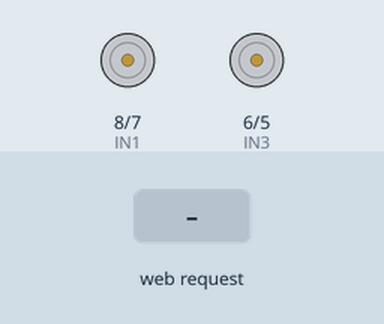
The sketch below on a simulated ESP8266 (NodeMCU). On the bench: motor-driver pin pairs drawn as motors (green arrow = first pin HIGH = forward, orange = second pin HIGH = backward, longer = more drive, scaled by the enable pin). Inputs (shaded band) come from the test bench. What the sketch prints to the serial monitor is not drawn.

Above: at 1.2 s.
1.3 s: HTTP request GET /navigate?location=chips received
At 1.8 s:
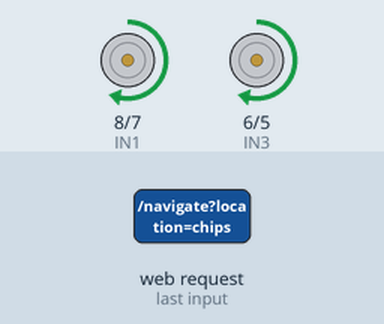
At 3.7 s:
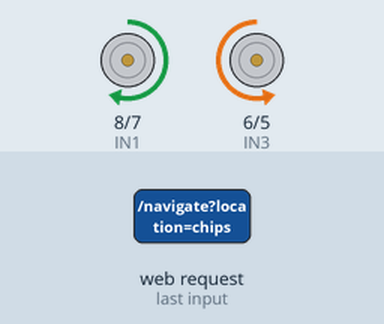
4.3 s: HTTP request GET /navigate?location=drinks received
At 7.2 s:
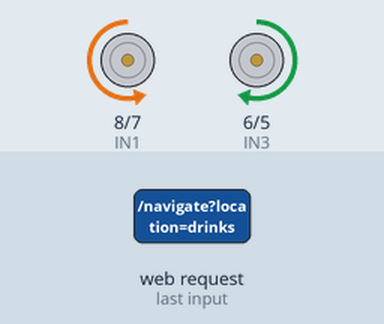
Timing chart, 0 to 10.3 s (numbered marks = the images above; inputs shaded):
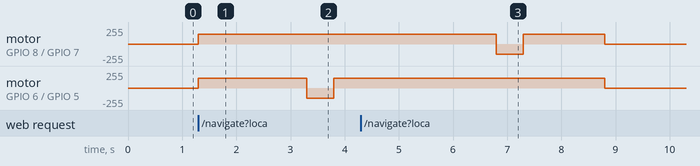

The sketch:

G10_Navigation_robot_Karma_Boghra.ino
```cpp
#include <ESP8266WiFi.h>
#include <ESP8266WebServer.h>

// Your WiFi credentials
const char* ssid = "Navigation Robot";
const char* password = "Karma123";

// Create an instance of the web server
ESP8266WebServer server(80);

// Motor control pins
#define ENA 0
#define IN1 8
#define IN2 7
#define IN3 6
#define IN4 5
#define ENB 1

// Define the speed of the motors
#define MOTOR_SPEED 150

// HTML content for the main page
const char MAIN_page[] PROGMEM = R"=====(
<!DOCTYPE html>
<html lang="en">
<head>
    <meta charset="UTF-8">
    <meta name="viewport" content="width=device-width, initial-scale=1.0">
    <title>Navigation Robot</title>
    <style>
        body {
            font-family: Calibri, calibri;
        }
        .item-button {
            display: inline-block;
            margin: 10px;
            cursor: pointer;
            border: 2px solid #ddd;
            width: 110px;
            padding: 10px;
            border-radius: 5px;
            transition: all 0.3s ease;
        }
        .item-button:hover {
            border-color: #888;
        }
        .item-button img {
            width: 100px;
            height: 110px;
        }
        .item-container {
            display: flex;
            width: 300px;
            justify-content: space-around;
            align-items: center;
            margin-top: 20px;
        }
        .item-details {
            margin-top: 20px;
        }
        .receipt {
            margin-top: 20px;
        }
        .receipt-table {
            width: 100%;
            border-collapse: collapse;
        }
        .receipt-table th, .receipt-table td {
            border: 1px solid #ddd;
            padding: 8px;
        }
        .receipt-table th {
            background-color: #f2f2f2;
        }
        .quantity-input {
            width: 50px;
            text-align: center;
        }
        #intro {
            display: flex;
            justify-content: center;
            align-items: center;
            height: 100vh;
            background-color: #ffffff;
        }
        #intro img {
            max-width: 100%;
            max-height: 100%;
        }
        #content {
            display: none;
        }
    </style>
</head>
<body>
    <div id="intro" onclick="startProgram()">
        <img source src="https://media1.giphy.com/media/v1.Y2lkPTc5MGI3NjExajg3enk0YzAzZnNxbHBpaDN1dHM1Yml3MTIzYnM3djliY2l5OHRiciZlcD12MV9pbnRlcm5hbF9naWZfYnlfaWQmY3Q9Zw/aYUYWi7aik9KrMwnFG/giphy.gif" alt="Welcome GIF">
    </div>
    <div id="content">
        <h1>Welcome to the Navigation Robot Interface</h1>
        <!-- Main page with Chips and Drinks buttons -->
        <div id="main-page">
            <h2>Select an Item</h2>
            <div class="item-container">
                <div class="item-button" onclick="navigate('chips')">
                    <img src="https://encrypted-tbn0.gstatic.com/images?q=tbn:ANd9GcQ1g03mexKvLHz3Ra4q39GW3LRij0E6IiuHag&s" alt="Chips">
                    <p>Chips</p>
                </div>
                <div class="item-button" onclick="navigate('drinks')">
                    <img src="https://tiimg.tistatic.com/fp/1/008/042/1-25-liter-0-alcohol-content-coca-cola-cold-drink--488.jpg" alt="Drinks">
                    <p>Drinks</p>
                </div>
            </div>
        </div>

        <!-- Item details page -->
        <div id="item-page" style="display:none;">
            <h2 id="item-name"></h2>
            <div class="item-details">
                <p id="item-description"></p>
                <p id="item-price"></p>
            </div>
            <div class="item-container">
                <div class="item-button" id="counter-button" onclick="navigate('counter')">
                    <img src="https://th.bing.com/th/id/R.5d4d859e01eda92728c27753aacda1ec?rik=Rj3ncTT%2bkRy5yQ&riu=http%3a%2f%2fgetdrawings.com%2ffree-icon%2fretail-store-icon-65.png&ehk=%2f%2fAQQaxTriDmE9Rh%2bUo%2fbbw%2bCx0bH1g0qs3Tt7Q2sQI%3d&risl=&pid=ImgRaw&r=0" alt="Counter">
                    <p>Go to Counter</p>
                </div>
                <div class="item-button" id="chips-button" onclick="navigate('chips')" style="display:none;">
                    <img src="https://encrypted-tbn0.gstatic.com/images?q=tbn:ANd9GcQ1g03mexKvLHz3Ra4q39GW3LRij0E6IiuHag&s" alt="Chips">
                    <p>Go to Chips</p>
                </div>
                <div class="item-button" id="drinks-button" onclick="navigate('drinks')" style="display:none;">
                    <img src="https://tiimg.tistatic.com/fp/1/008/042/1-25-liter-0-alcohol-content-coca-cola-cold-drink--488.jpg" alt="Drinks">
                    <p>Go to Drinks</p>
                </div>
            </div>
        </div>

        <!-- Receipt page -->
        <div id="receipt-page" style="display:none;">
            <h2>Receipt</h2>
            <div class="receipt">
                <table class="receipt-table">
                    <thead>
                        <tr>
                            <th>Item</th>
                            <th>Quantity</th>
                            <th>Price</th>
                        </tr>
                    </thead>
                    <tbody id="receipt-body">
                        <!-- Items will be added here -->
                    </tbody>
                </table>
                <p>Total: $<span id="total-price">0.00</span></p>
            </div>
        </div>
    </div>

    <script>
        let items = {
            chips: {name: "Chips", price: 1.5, description: "Crispy and salty."},
            drinks: {name: "Drinks", price: 1.0, description: "Cold and refreshing."}
        };
        let cart = {};

        function startProgram() {
            document.getElementById('intro').style.display = 'none';
            document.getElementById('content').style.display = 'block';
        }

        function navigate(location) {
            fetch(`/navigate?location=${location}`)
            .then(response => response.text())
            .then(data => {
                console.log(data);
                if (location === "chips" || location === "drinks") {
                    showItemPage(location);
                } else {
                    showReceiptPage();
                }
            })
            .catch(error => console.error(error));
        }

        function showItemPage(item) {
            document.getElementById('main-page').style.display = 'none';
            document.getElementById('item-page').style.display = 'block';
            document.getElementById('item-name').innerText = items[item].name;
            document.getElementById('item-description').innerText = items[item].description;
            document.getElementById('item-price').innerText = '$' + items[item].price.toFixed(2);

            if (item === "chips") {
                document.getElementById('chips-button').style.display = 'none';
                document.getElementById('drinks-button').style.display = 'block';
                document.getElementById('counter-button').setAttribute('onclick', "navigate('counterFromChips')");
            } else {
                document.getElementById('chips-button').style.display = 'block';
                document.getElementById('drinks-button').style.display = 'none';
                document.getElementById('counter-button').setAttribute('onclick', "navigate('counterFromDrinks')");
            }
            cart[item] = (cart[item] || 0) + 1;
        }

        function showReceiptPage() {
            document.getElementById('item-page').style.display = 'none';
            document.getElementById('receipt-page').style.display = 'block';
            let receiptBody = document.getElementById('receipt-body');
            receiptBody.innerHTML = '';
            let totalPrice = 0;
            for (let item in cart) {
                let row = document.createElement('tr');
                let itemName = document.createElement('td');
                let itemQuantity = document.createElement('td');
                let itemPrice = document.createElement('td');
                itemName.innerText = items[item].name;
                itemQuantity.innerText = cart[item];
                itemPrice.innerText = '$' + (items[item].price * cart[item]).toFixed(2);
                row.appendChild(itemName);
                row.appendChild(itemQuantity);
                row.appendChild(itemPrice);
                receiptBody.appendChild(row);
                totalPrice += items[item].price * cart[item];
            }
            document.getElementById('total-price').innerText = totalPrice.toFixed(2);
        }
    </script>
</body>
</html>
)=====";

// Function to navigate the robot to a location
void moveToChips();
void moveToColdDrinks();
void moveToCounterFromChips();
void moveToColdDrinksFromChips();
void moveToCounterFromColdDrinks();
void moveToChipsFromColdDrinks();
void moveForward(float distance);
void turnLeft();
void turnRight();
void navigateTo(String location) {
  if (location == "chips") {
    moveToChips();
  } else if (location == "drinks") {
    moveToColdDrinks();
  } else if (location == "counterFromChips") {
    moveToCounterFromChips();
  } else if (location == "drinksFromChips") {
    moveToColdDrinksFromChips();
  } else if (location == "counterFromDrinks") {
    moveToCounterFromColdDrinks();
  } else if (location == "chipsFromDrinks") {
    moveToChipsFromColdDrinks();
  }
}

void setup() {
  // Initialize Serial communication
  Serial.begin(115200);

  // Set WiFi to AP mode
  WiFi.softAP(ssid, password);
  Serial.println("WiFi Access Point started");
  Serial.print("IP Address: ");
  Serial.println(WiFi.softAPIP());

  // Start the web server
  server.on("/", []() {
    server.send_P(200, "text/html", MAIN_page);
  });

  server.on("/navigate", []() {
    String destination = server.arg("location");
    navigateTo(destination);
    server.send(200, "text/plain", "Navigating to " + destination);
  });

  server.begin();
  Serial.println("Web server started");

  // Set motor control pins as outputs
  pinMode(ENA, OUTPUT);
  pinMode(IN1, OUTPUT);
  pinMode(IN2, OUTPUT);
  pinMode(IN3, OUTPUT);
  pinMode(IN4, OUTPUT);
  pinMode(ENB, OUTPUT);

  // Initialize the motors to be stopped
  digitalWrite(IN1, LOW);
  digitalWrite(IN2, LOW);
  digitalWrite(IN3, LOW);
  digitalWrite(IN4, LOW);
  analogWrite(ENA, 0);
  analogWrite(ENB, 0);
}

void loop() {
  server.handleClient();
}

// Motor control functions as before
void moveForward(float distance) {
  digitalWrite(IN1, HIGH);
  digitalWrite(IN2, LOW);
  digitalWrite(IN3, HIGH);
  digitalWrite(IN4, LOW);
  analogWrite(ENA, MOTOR_SPEED);
  analogWrite(ENB, MOTOR_SPEED);
  delay(distance * 1000); // Adjust this delay according to your speed and distance
  digitalWrite(IN1, LOW);
  digitalWrite(IN3, LOW);
}

void turnLeft() {
  digitalWrite(IN1, LOW);
  digitalWrite(IN2, HIGH);
  digitalWrite(IN3, HIGH);
  digitalWrite(IN4, LOW);
  analogWrite(ENA, MOTOR_SPEED);
  analogWrite(ENB, MOTOR_SPEED);
  delay(500); // Adjust this delay according to your turning speed
  digitalWrite(IN2, LOW);
  digitalWrite(IN3, LOW);
}

void turnRight() {
  digitalWrite(IN1, HIGH);
  digitalWrite(IN2, LOW);
  digitalWrite(IN3, LOW);
  digitalWrite(IN4, HIGH);
  analogWrite(ENA, MOTOR_SPEED);
  analogWrite(ENB, MOTOR_SPEED);
  delay(500); // Adjust this delay according to your turning speed
  digitalWrite(IN1, LOW);
  digitalWrite(IN4, LOW);
}

void moveToChips() {
  // Add your specific movements to navigate to the chips location
  moveForward(2.0);
  turnRight();
  moveForward(1.0);
}

void moveToColdDrinks() {
  // Add your specific movements to navigate to the cold drinks location
  moveForward(2.0);
  turnLeft();
  moveForward(1.5);
}

void moveToCounterFromChips() {
  // Add your specific movements to navigate to the counter from the chips location
  moveForward(2.0);
  turnLeft();
  moveForward(1.0);
}

void moveToColdDrinksFromChips() {
  // Add your specific movements to navigate to the cold drinks from the chips location
  moveForward(1.0);
  turnLeft();
  moveForward(1.5);
}

void moveToCounterFromColdDrinks() {
  // Add your specific movements to navigate to the counter from the cold drinks location
  moveForward(2.5);
  turnRight();
  moveForward(1.0);
}

void moveToChipsFromColdDrinks() {
  // Add your specific movements to navigate to the chips from the cold drinks location
  moveForward(1.5);
  turnRight();
  moveForward(1.0);
}
```

Measured:
- after the input at 1.3 s, motor on GPIO 8 (IN1) / GPIO 7 (IN2): stopped → forward 150/255 at once; motor on GPIO 6 (IN3) / GPIO 5 (IN4): stopped → forward 150/255 at once, → backward 150/255 2.0 s later, → forward 150/255 0.50 s later
- after the input at 4.3 s, motor on GPIO 8 (IN1) / GPIO 7 (IN2): forward 150/255 → backward 150/255 after 2.5 s, → forward 150/255 0.50 s later, → stopped 1.5 s later; motor on GPIO 6 (IN3) / GPIO 5 (IN4): forward 150/255 → stopped after 4.5 s instead of 0.50 s
